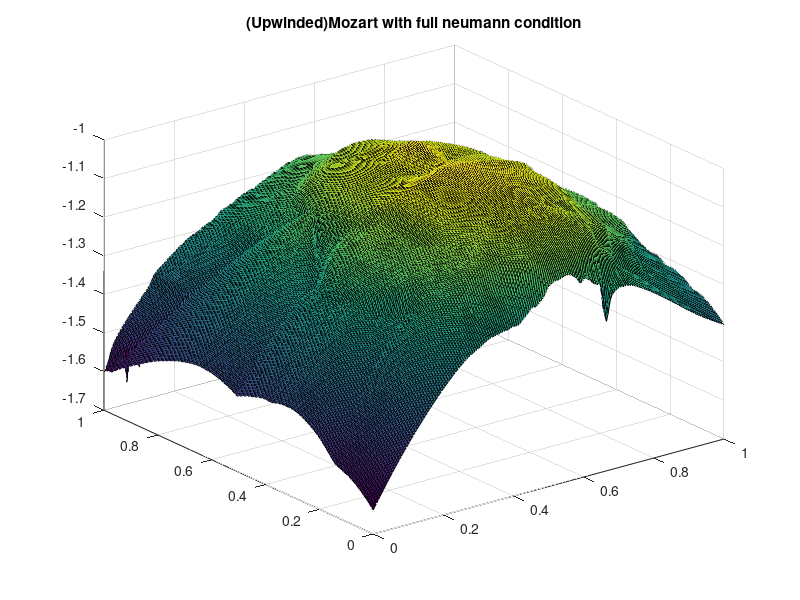
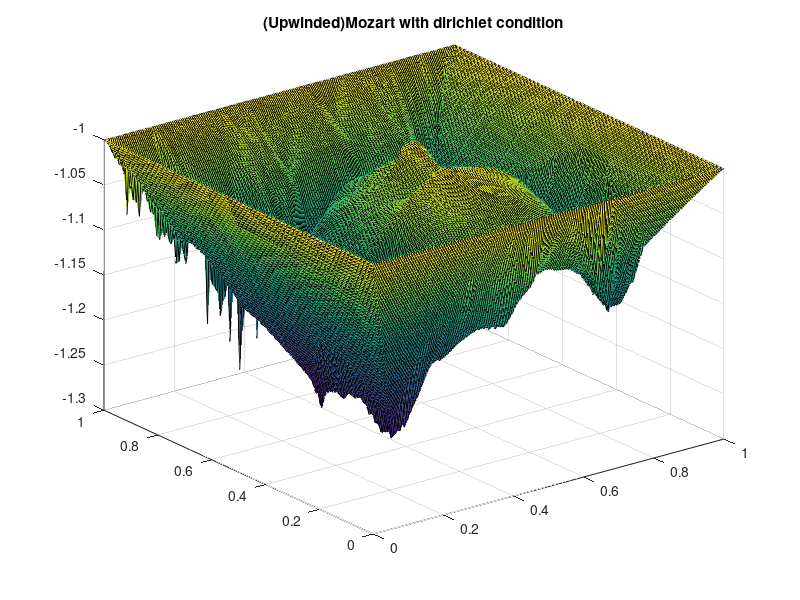
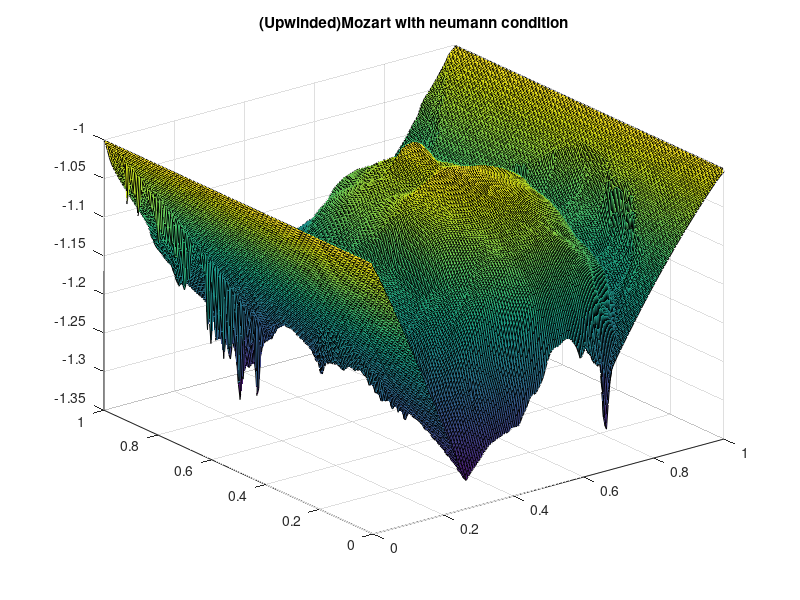

Here is the MATLAB script that generated these plots, in order:
clear
close all

load op_neumannf.txt
load op_neumann.txt
load op_dirich.txt

Z1 = op_neumannf(:,3);
Z2 = op_dirich(:,3);
Z3 = op_neumann(:,3);

z1 = reshape(Z1,[201,201]);
z2 = reshape(Z2,[201,201]);
z3 = reshape(Z3,[201,201]);

x = 0:1/200:1;
y = 0:1/200:1;

figure(1)
surf(x,y,z1)
title('(Upwinded)Mozart with full neumann condition');

figure(2)
surf(x,y,z2)
title('(Upwinded)Mozart with dirichlet condition');

figure(3)
surf(x,y,z3)
title('(Upwinded)Mozart with neumann condition');
